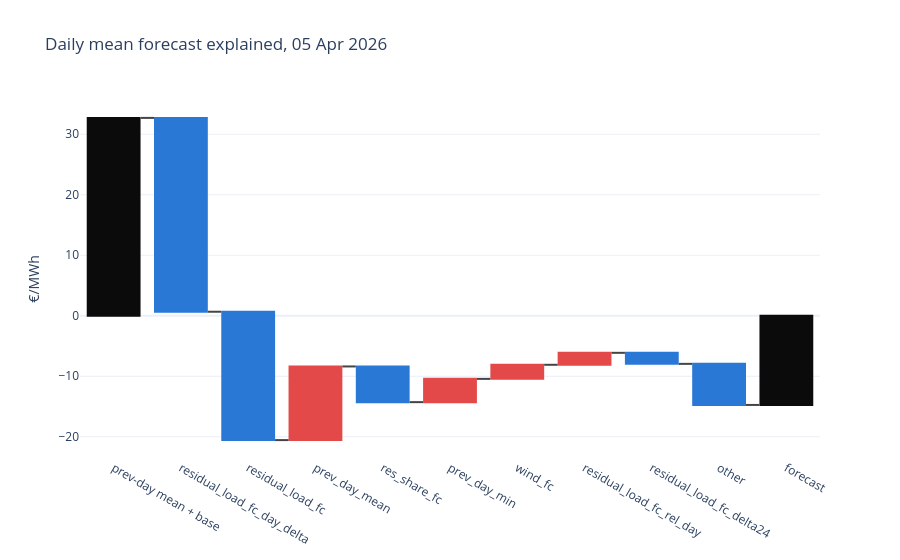

This figure's notebook cell:
### Code cell
plots.shap_day(shap, list(cfg.features), cheap)

### Figure 1 — Plotly figure (JSON) as saved in the notebook; plotly's stock layout.template omitted (floating-point values rounded to 4 significant figures)
{"data": [{"decreasing": {"marker": {"color": "#2a78d6"}}, "hovertemplate": "%{x}: %{y:.1f} €/MWh<extra></extra>", "increasing": {"marker": {"color": "#e34948"}}, "measure": ["absolute", "relative", "relative", "relative", "relative", "relative", "relative", "relative", "relative", "relative", "total"], "totals": {"marker": {"color": "#0b0b0b"}}, "type": "waterfall", "x": ["prev-day mean + base", "residual_load_fc_day_delta", "residual_load_fc", "prev_day_mean", "res_share_fc", "prev_day_min", "wind_fc", "residual_load_fc_rel_day", "residual_load_fc_delta24", "other", "forecast"], "y": [32.7, -32.03, -21.22, 12.17, -5.898, 3.845, 2.327, 1.979, -1.824, -6.79, 0]}], "layout": {"title": {"text": "Daily mean forecast explained, 05 Apr 2026"}, "yaxis": {"title": {"text": "€/MWh"}}}}
